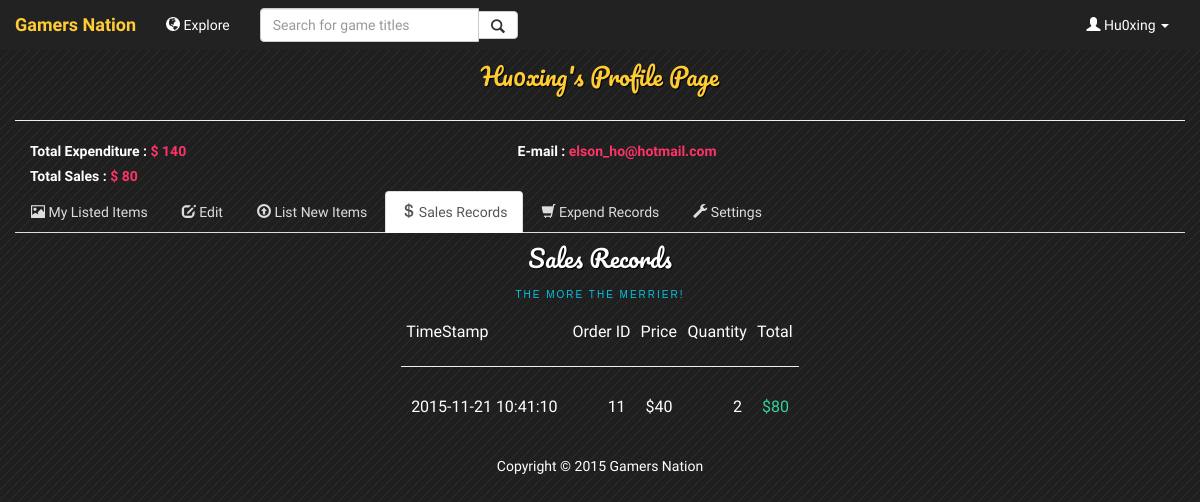
The page /usersalerecord.php (signed in) on the database its author committed.
### tables this page shows
CREATE TABLE IF NOT EXISTS `user` (
  `UserID` varchar(255) NOT NULL,
  `Hashed_Password` varchar(255) DEFAULT NULL,
  `Email` varchar(255) NOT NULL,
  `Salt` varchar(255) DEFAULT NULL
);

CREATE TABLE IF NOT EXISTS `buyer` (
  `UserID` varchar(255) NOT NULL DEFAULT '',
  `Total_Expenditure` float DEFAULT NULL
);

CREATE TABLE IF NOT EXISTS `supplier` (
  `UserID` varchar(255) NOT NULL DEFAULT '',
  `Total_Sales` float DEFAULT NULL
);

CREATE TABLE IF NOT EXISTS `ordered_product` (
  `OrderedProductID` int(11) NOT NULL,
  `Supplier_UserID` varchar(255) DEFAULT NULL,
  `GameID` int(11) DEFAULT NULL,
  `OrderID` int(11) DEFAULT NULL,
  `Quantity` int(11) DEFAULT NULL,
  `Price` float DEFAULT NULL
);

CREATE TABLE IF NOT EXISTS `order_make` (
  `OrderID` int(11) NOT NULL,
  `Buyer_UserID` varchar(255) DEFAULT NULL,
  `Purchare_Time` datetime DEFAULT NULL
);

### usersalerecord.php (the view, shortened to what this page needs)
<html>
    <head>
        <link href="css/bootstrap.min.css" rel="stylesheet">
        <link href="css/main.css" rel="stylesheet"/>
    </head>
    <?php include 'header.inc.php'; ?>
    <body>
        <div class="container-fluid">
            <?php include '/include/userdetail.inc.php'; ?>
            <?php include '/include/mainNav.inc.php'; ?>
        </div>
        <div class="container">
            <div class="content">
                <h1>Sales Records
                    <span>The more the merrier!</span></h1>
                <div>
                    <table align="center">
                        <thead>
                            <tr>
                                <td style="padding: 5;">TimeStamp</td>
                                <td style="padding: 5;">Order ID</td>
                                <td style="padding: 5;">Price</td>
                                <td style="padding: 5;">Quantity</td>
                                <td style="padding: 5;">Total</td>
                            </tr>
                            <tr><td colspan="5"><hr></td></tr>
                        </thead>
                        <tbody>
                        <?php
                        $sql = "SELECT * FROM order_make OM, ordered_product OP WHERE OM.OrderID = OP.OrderID AND OP.Supplier_UserID = '".$_SESSION['username']."'";
                        if ($result = mysqli_query($connection, $sql)) {
                            while ($row = mysqli_fetch_assoc($result)) {
                                echo '<tr class="text-right">';
                                echo '<td style="padding: 10;">'.$row['Purchare_Time'].'</td>';
                                echo '<td style="padding: 10;">'.$row['OrderID'].'</td>';
                                echo '<td style="padding: 10;">$'.$row['Price'].'</td>';
                                echo '<td style="padding: 10;">'.$row['Quantity'].'</td>';
                                echo '<td style="padding: 10; color:#38d29a;">$'.$row['Price']*$row['Quantity'].'</td>';
                                echo '</tr>';
                            }
                        }
                        ?>
                        </tbody>
                    </table>
                </div>
            </div>
        </div>
<?php include 'footer.inc.php'; ?>
    </body>
</html>

### include/userdetail.inc.php (shortened to what this page needs)
<?php
$username = $_SESSION['username'];
$email = "";
$sql = "SELECT * FROM user U, supplier S, buyer B
			WHERE U.UserID = S.UserID
			AND U.UserID = B.UserID
			AND U.UserID=\"" . $username . "\"";
if ($result = mysqli_query($connection, $sql))
{
    while ($row = mysqli_fetch_assoc($result))
	{
        $email = $row['Email'];
        $totalSales = $row['Total_Sales'];
	$totalExpenditure = $row['Total_Expenditure'];
    }
}
?>
<div class="page-header" style="margin-top: 4em;">
    <h1 style="color: #ffcc33;"><?php echo $username ?>'s Profile Page</h1>
</div>
<?php
if ((!empty($name)) || (!empty($email)) || (!empty($webpage)) || (!empty($about))) {
    ?>
    <div class = "panel-transparent">
        <div class = "panel-body">
            <ul class = "list-unstyled">
                <?php
                if (!empty($email))
				{
                    ?>
                    <li>
                        <label class="col-xs-6 col-md-5">Total Expenditure : <strong style="color: #ff3366;"><?php echo " \$  ".$totalExpenditure ?></strong></label>
                    </li>
                    <li>
                        <label class="col-xs-6 col-md-5">E-mail : <strong style="color: #ff3366;"><?php echo $email ?></strong></label>
                    </li>
                    <li>
                        <label class="col-xs-6 col-md-5">Total Sales : <strong style="color: #ff3366;"><?php echo " \$  ".$totalSales ?></strong></label>
                    </li>
                    <?php
                }
                ?>
            </ul>
            <br>
        </div>
    </div>
    <?php
}
?>

### css/main.css (style rules this page uses)
body { background:#1F1F1F url(../images/pattern.png) repeat top left; color:#fff; font-family: 'PT Sans Narrow', Arial, sans-serif; font-size:14px; }
h1 { margin:5px; font-size:24px; text-align:center; color:#fff; font-family:"Pacifico", Georgia, "Times New Roman", serif; text-shadow:1px 1px 1px #000; padding-bottom:10px; line-height:40px; }
h1 span { font-size:10px; display:block; letter-spacing:2px; font-family: 'Trebuchet MS', 'Myriad Pro', Arial, sans-serif; color:#00c6e3; line-height:14px; padding-top:10px; text-shadow:none; text-transform:uppercase; }
.content { margin:0px 25px 30px 25px; }
.panel-transparent { background: none; -webkit-box-shadow: 0 1px 1px rgba(0, 0, 0, .05); box-shadow: 0 1px 1px rgba(0, 0, 0, .05); }
.panel-body { padding: 0; }

### rows shown on the page
user: buyer.Total_Expenditure "140", Email "elson_ho@hotmail.com", supplier.Total_Sales "80"
ordered_product: OrderID.Purchare_Time "2015-11-21 10:41:10", OrderID "11", Price "40", Quantity "2", $row['Price']*$row['Quantity'] "80"

### other values the page prints
$_SESSION['username'] "Hu0xing"
$username "Hu0xing"
